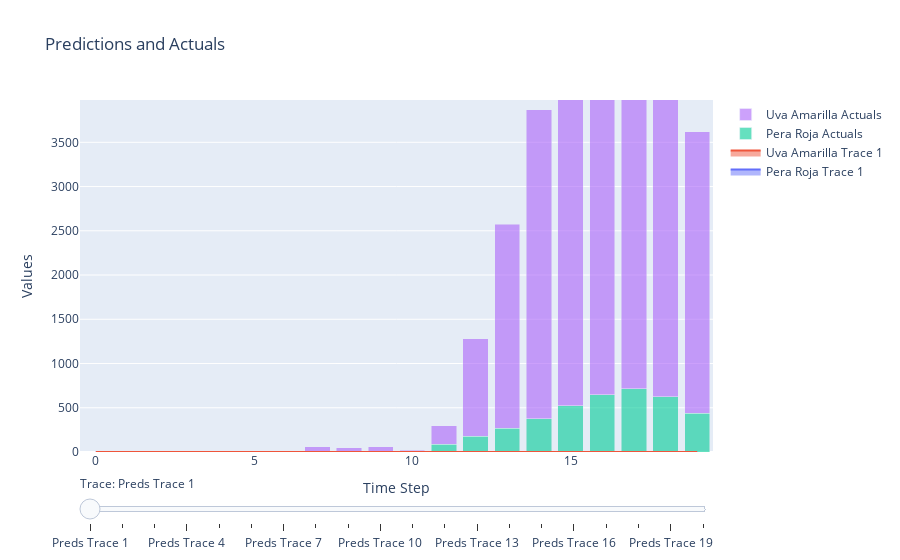

This figure's notebook cell:
### Code cell
fig4.show()

### Figure 1 — Plotly figure (JSON) as saved in the notebook; plotly's stock layout.template omitted (floating-point values rounded to 4 significant figures)
{"data": [{"mode": "lines", "name": "Pera Roja Trace 1", "stackgroup": "group0", "type": "scatter", "visible": true, "x": [0, 1, 2, 3, 4, 5, 6, 7, 8, 9, 10, 11, 12, 13, 14, 15, 16, 17, 18, 19], "y": [0.0, 0.0, 0.0, 0.0, 0.0, 0.0, 0.0, 0.0, 0.0, 0.0, 0.0, 0.0, 0.0, 0.0, 0.0, 0.0, 0.0, 0.0, 0.0, 0.0]}, {"mode": "lines", "name": "Uva Amarilla Trace 1", "stackgroup": "group0", "type": "scatter", "visible": true, "x": [0, 1, 2, 3, 4, 5, 6, 7, 8, 9, 10, 11, 12, 13, 14, 15, 16, 17, 18, 19], "y": [0.0, 0.0, 0.0, 0.0, 0.0, 0.0, 0.0, 0.0, 0.0, 0.0, 0.0, 0.0, 0.0, 0.0, 0.0, 0.0, 0.0, 0.0, 0.0, 0.0]}, {"mode": "lines", "name": "Pera Roja Trace 2", "stackgroup": "group1", "type": "scatter", "visible": false, "x": [0, 1, 2, 3, 4, 5, 6, 7, 8, 9, 10, 11, 12, 13, 14, 15, 16, 17, 18, 19], "y": [0.0, 0.0, 0.0, 0.0, 0.0, 0.0, 0.0, 0.0, 0.0, 0.0, 0.0, 0.0, 0.0, 0.0, 0.0, 0.0, 0.0, 0.0, 0.0, 0.0]}, {"mode": "lines", "name": "Uva Amarilla Trace 2", "stackgroup": "group1", "type": "scatter", "visible": false, "x": [0, 1, 2, 3, 4, 5, 6, 7, 8, 9, 10, 11, 12, 13, 14, 15, 16, 17, 18, 19], "y": [0.0, 0.0, 0.0, 0.0, 0.0, 0.0, 0.0, 0.0, 0.0, 0.0, 0.0, 0.0, 0.0, 0.0, 0.0, 0.0, 0.0, 0.0, 0.0, 0.0]}, {"mode": "lines", "name": "Pera Roja Trace 3", "stackgroup": "group2", "type": "scatter", "visible": false, "x": [0, 1, 2, 3, 4, 5, 6, 7, 8, 9, 10, 11, 12, 13, 14, 15, 16, 17, 18, 19], "y": [0.0, 0.0, 0.0, 0.0, 0.0, 0.0, 0.0, 0.0, 0.0, 0.0, 0.0, 0.0, 0.0, 0.0, 0.0, 0.0, 0.0, 0.0, 0.0, 0.0]}, {"mode": "lines", "name": "Uva Amarilla Trace 3", "stackgroup": "group2", "type": "scatter", "visible": false, "x": [0, 1, 2, 3, 4, 5, 6, 7, 8, 9, 10, 11, 12, 13, 14, 15, 16, 17, 18, 19], "y": [0.0, 0.0, 0.0, 0.0, 0.0, 0.0, 0.0, 0.0, 0.0, 0.0, 0.0, 0.0, 0.0, 0.0, 0.0, 0.0, 0.0, 0.0, 0.0, 0.0]}, {"mode": "lines", "name": "Pera Roja Trace 4", "stackgroup": "group3", "type": "scatter", "visible": false, "x": [0, 1, 2, 3, 4, 5, 6, 7, 8, 9, 10, 11, 12, 13, 14, 15, 16, 17, 18, 19], "y": [0.0, 0.0, 0.0, 0.0, 0.0, 0.0, 0.0, 0.0, 0.0, 0.0, 0.0, 0.0, 0.0, 0.0, 0.0, 0.0, 0.0, 0.0, 0.0, 0.0]}, {"mode": "lines", "name": "Uva Amarilla Trace 4", "stackgroup": "group3", "type": "scatter", "visible": false, "x": [0, 1, 2, 3, 4, 5, 6, 7, 8, 9, 10, 11, 12, 13, 14, 15, 16, 17, 18, 19], "y": [0.0, 0.0, 0.0, 0.0, 0.0, 0.0, 0.0, 0.0, 0.0, 0.0, 0.0, 0.0, 0.0, 0.0, 0.0, 0.0, 0.0, 0.0, 0.0, 0.0]}, {"mode": "lines", "name": "Pera Roja Trace 5", "stackgroup": "group4", "type": "scatter", "visible": false, "x": [0, 1, 2, 3, 4, 5, 6, 7, 8, 9, 10, 11, 12, 13, 14, 15, 16, 17, 18, 19], "y": [0.0, 0.0, 0.0, 0.0, 0.0, 0.0, 0.0, 0.0, 0.0, 0.0, 0.0, 0.0, 0.0, 0.0, 0.0, 0.0, 0.0, 0.0, 0.0, 0.0]}, {"mode": "lines", "name": "Uva Amarilla Trace 5", "stackgroup": "group4", "type": "scatter", "visible": false, "x": [0, 1, 2, 3, 4, 5, 6, 7, 8, 9, 10, 11, 12, 13, 14, 15, 16, 17, 18, 19], "y": [0.0, 0.0, 0.0, 0.0, 0.0, 0.0, 0.0, 0.0, 0.0, 0.0, 0.0, 0.0, 0.0, 0.0, 0.0, 0.0, 0.0, 0.0, 0.0, 0.0]}, {"mode": "lines", "name": "Pera Roja Trace 6", "stackgroup": "group5", "type": "scatter", "visible": false, "x": [0, 1, 2, 3, 4, 5, 6, 7, 8, 9, 10, 11, 12, 13, 14, 15, 16, 17, 18, 19], "y": [0.0, 0.0, 0.0, 0.0, 0.0, 1.71, 14.03, 13.66, 37.28, 266.7, 560.1, 652.4, 639.8, 650.2, 701.9, 630.5, 620.1, 697.4, 606.4, 492.1]}, {"mode": "lines", "name": "Uva Amarilla Trace 6", "stackgroup": "group5", "type": "scatter", "visible": false, "x": [0, 1, 2, 3, 4, 5, 6, 7, 8, 9, 10, 11, 12, 13, 14, 15, 16, 17, 18, 19], "y": [0.0, 0.0, 0.0, 0.0, 0.0, 3.059, 33.65, 30.51, 90.99, 625.7, 1315.0, 1530.0, 1503.0, 1526.0, 1646.0, 1481.0, 1455.0, 1634.0, 1421.0, 1153.0]}, {"mode": "lines", "name": "Pera Roja Trace 7", "stackgroup": "group6", "type": "scatter", "visible": false, "x": [0, 1, 2, 3, 4, 5, 6, 7, 8, 9, 10, 11, 12, 13, 14, 15, 16, 17, 18, 19], "y": [0.0, 0.0, 0.0, 0.0, 0.0, 0.0, 14.1, 13.67, 37.29, 267.1, 560.9, 653.2, 640.7, 651.1, 702.8, 631.3, 620.9, 698.4, 607.2, 492.7]}, {"mode": "lines", "name": "Uva Amarilla Trace 7", "stackgroup": "group6", "type": "scatter", "visible": false, "x": [0, 1, 2, 3, 4, 5, 6, 7, 8, 9, 10, 11, 12, 13, 14, 15, 16, 17, 18, 19], "y": [0.0, 0.0, 0.0, 0.0, 0.0, 11.0, 33.82, 30.54, 91.04, 626.6, 1317.0, 1532.0, 1505.0, 1528.0, 1648.0, 1484.0, 1458.0, 1637.0, 1423.0, 1155.0]}, {"mode": "lines", "name": "Pera Roja Trace 8", "stackgroup": "group7", "type": "scatter", "visible": false, "x": [0, 1, 2, 3, 4, 5, 6, 7, 8, 9, 10, 11, 12, 13, 14, 15, 16, 17, 18, 19], "y": [0.0, 0.0, 0.0, 0.0, 0.0, 0.0, 0.0, 13.67, 37.29, 267.1, 561.0, 653.4, 640.9, 651.2, 703.0, 631.5, 621.0, 698.6, 607.4, 492.9]}, {"mode": "lines", "name": "Uva Amarilla Trace 8", "stackgroup": "group7", "type": "scatter", "visible": false, "x": [0, 1, 2, 3, 4, 5, 6, 7, 8, 9, 10, 11, 12, 13, 14, 15, 16, 17, 18, 19], "y": [0.0, 0.0, 0.0, 0.0, 0.0, 11.0, 11.0, 30.54, 91.03, 626.8, 1317.0, 1533.0, 1506.0, 1529.0, 1649.0, 1484.0, 1458.0, 1637.0, 1423.0, 1155.0]}, {"mode": "lines", "name": "Pera Roja Trace 9", "stackgroup": "group8", "type": "scatter", "visible": false, "x": [0, 1, 2, 3, 4, 5, 6, 7, 8, 9, 10, 11, 12, 13, 14, 15, 16, 17, 18, 19], "y": [0.0, 0.0, 0.0, 0.0, 0.0, 0.0, 0.0, 0.0, 37.29, 267.1, 561.0, 653.4, 640.9, 651.3, 703.1, 631.5, 621.1, 698.6, 607.4, 492.9]}, {"mode": "lines", "name": "Uva Amarilla Trace 9", "stackgroup": "group8", "type": "scatter", "visible": false, "x": [0, 1, 2, 3, 4, 5, 6, 7, 8, 9, 10, 11, 12, 13, 14, 15, 16, 17, 18, 19], "y": [0.0, 0.0, 0.0, 0.0, 0.0, 11.0, 11.0, 59.0, 91.03, 626.8, 1317.0, 1533.0, 1506.0, 1529.0, 1649.0, 1484.0, 1458.0, 1638.0, 1424.0, 1155.0]}, {"mode": "lines", "name": "Pera Roja Trace 10", "stackgroup": "group9", "type": "scatter", "visible": false, "x": [0, 1, 2, 3, 4, 5, 6, 7, 8, 9, 10, 11, 12, 13, 14, 15, 16, 17, 18, 19], "y": [0.0, 0.0, 0.0, 0.0, 0.0, 0.0, 0.0, 0.0, 2.0, 267.1, 561.1, 653.4, 641.0, 651.3, 703.1, 631.6, 621.1, 698.6, 607.5, 492.9]}, {"mode": "lines", "name": "Uva Amarilla Trace 10", "stackgroup": "group9", "type": "scatter", "visible": false, "x": [0, 1, 2, 3, 4, 5, 6, 7, 8, 9, 10, 11, 12, 13, 14, 15, 16, 17, 18, 19], "y": [0.0, 0.0, 0.0, 0.0, 0.0, 11.0, 11.0, 59.0, 48.0, 626.8, 1317.0, 1533.0, 1506.0, 1529.0, 1649.0, 1484.0, 1458.0, 1638.0, 1424.0, 1155.0]}, {"mode": "lines", "name": "Pera Roja Trace 11", "stackgroup": "group10", "type": "scatter", "visible": false, "x": [0, 1, 2, 3, 4, 5, 6, 7, 8, 9, 10, 11, 12, 13, 14, 15, 16, 17, 18, 19], "y": [0.0, 0.0, 0.0, 0.0, 0.0, 0.0, 0.0, 0.0, 2.0, 5.333, 561.1, 653.5, 641.0, 651.3, 703.1, 631.6, 621.1, 698.7, 607.5, 493.0]}, {"mode": "lines", "name": "Uva Amarilla Trace 11", "stackgroup": "group10", "type": "scatter", "visible": false, "x": [0, 1, 2, 3, 4, 5, 6, 7, 8, 9, 10, 11, 12, 13, 14, 15, 16, 17, 18, 19], "y": [0.0, 0.0, 0.0, 0.0, 0.0, 11.0, 11.0, 59.0, 48.0, 51.33, 1317.0, 1533.0, 1506.0, 1529.0, 1649.0, 1484.0, 1458.0, 1638.0, 1424.0, 1155.0]}, {"mode": "lines", "name": "Pera Roja Trace 12", "stackgroup": "group11", "type": "scatter", "visible": false, "x": [0, 1, 2, 3, 4, 5, 6, 7, 8, 9, 10, 11, 12, 13, 14, 15, 16, 17, 18, 19], "y": [0.0, 0.0, 0.0, 0.0, 0.0, 0.0, 0.0, 0.0, 2.0, 5.333, 14.67, 653.8, 641.3, 651.7, 703.5, 631.9, 621.5, 699.0, 607.8, 493.2]}, {"mode": "lines", "name": "Uva Amarilla Trace 12", "stackgroup": "group11", "type": "scatter", "visible": false, "x": [0, 1, 2, 3, 4, 5, 6, 7, 8, 9, 10, 11, 12, 13, 14, 15, 16, 17, 18, 19], "y": [0.0, 0.0, 0.0, 0.0, 0.0, 11.0, 11.0, 59.0, 48.0, 51.33, 12.84, 1532.0, 1506.0, 1529.0, 1649.0, 1484.0, 1458.0, 1637.0, 1423.0, 1155.0]}, {"mode": "lines", "name": "Pera Roja Trace 13", "stackgroup": "group12", "type": "scatter", "visible": false, "x": [0, 1, 2, 3, 4, 5, 6, 7, 8, 9, 10, 11, 12, 13, 14, 15, 16, 17, 18, 19], "y": [0.0, 0.0, 0.0, 0.0, 0.0, 0.0, 0.0, 0.0, 2.0, 5.333, 14.67, 88.33, 641.9, 652.3, 704.2, 632.5, 622.1, 699.7, 608.3, 493.7]}, {"mode": "lines", "name": "Uva Amarilla Trace 13", "stackgroup": "group12", "type": "scatter", "visible": false, "x": [0, 1, 2, 3, 4, 5, 6, 7, 8, 9, 10, 11, 12, 13, 14, 15, 16, 17, 18, 19], "y": [0.0, 0.0, 0.0, 0.0, 0.0, 11.0, 11.0, 59.0, 48.0, 51.33, 12.84, 206.9, 1507.0, 1530.0, 1651.0, 1486.0, 1460.0, 1639.0, 1425.0, 1156.0]}, {"mode": "lines", "name": "Pera Roja Trace 14", "stackgroup": "group13", "type": "scatter", "visible": false, "x": [0, 1, 2, 3, 4, 5, 6, 7, 8, 9, 10, 11, 12, 13, 14, 15, 16, 17, 18, 19], "y": [0.0, 0.0, 0.0, 0.0, 0.0, 0.0, 0.0, 0.0, 2.0, 5.333, 14.67, 88.33, 178.7, 652.3, 704.2, 632.5, 622.1, 699.7, 608.3, 493.7]}, {"mode": "lines", "name": "Uva Amarilla Trace 14", "stackgroup": "group13", "type": "scatter", "visible": false, "x": [0, 1, 2, 3, 4, 5, 6, 7, 8, 9, 10, 11, 12, 13, 14, 15, 16, 17, 18, 19], "y": [0.0, 0.0, 0.0, 0.0, 0.0, 11.0, 11.0, 59.0, 48.0, 51.33, 12.84, 206.9, 1103.0, 1534.0, 1654.0, 1489.0, 1463.0, 1642.0, 1428.0, 1159.0]}, {"mode": "lines", "name": "Pera Roja Trace 15", "stackgroup": "group14", "type": "scatter", "visible": false, "x": [0, 1, 2, 3, 4, 5, 6, 7, 8, 9, 10, 11, 12, 13, 14, 15, 16, 17, 18, 19], "y": [0.0, 0.0, 0.0, 0.0, 0.0, 0.0, 0.0, 0.0, 2.0, 5.333, 14.67, 88.33, 178.7, 270.3, 704.8, 633.1, 622.7, 700.3, 608.8, 494.2]}, {"mode": "lines", "name": "Uva Amarilla Trace 15", "stackgroup": "group14", "type": "scatter", "visible": false, "x": [0, 1, 2, 3, 4, 5, 6, 7, 8, 9, 10, 11, 12, 13, 14, 15, 16, 17, 18, 19], "y": [0.0, 0.0, 0.0, 0.0, 0.0, 11.0, 11.0, 59.0, 48.0, 51.33, 12.84, 206.9, 1103.0, 2306.0, 1656.0, 1490.0, 1464.0, 1644.0, 1429.0, 1160.0]}, {"mode": "lines", "name": "Pera Roja Trace 16", "stackgroup": "group15", "type": "scatter", "visible": false, "x": [0, 1, 2, 3, 4, 5, 6, 7, 8, 9, 10, 11, 12, 13, 14, 15, 16, 17, 18, 19], "y": [0.0, 0.0, 0.0, 0.0, 0.0, 0.0, 0.0, 0.0, 2.0, 5.333, 14.67, 88.33, 178.7, 270.3, 373.0, 633.8, 623.4, 701.1, 609.5, 494.8]}, {"mode": "lines", "name": "Uva Amarilla Trace 16", "stackgroup": "group15", "type": "scatter", "visible": false, "x": [0, 1, 2, 3, 4, 5, 6, 7, 8, 9, 10, 11, 12, 13, 14, 15, 16, 17, 18, 19], "y": [0.0, 0.0, 0.0, 0.0, 0.0, 11.0, 11.0, 59.0, 48.0, 51.33, 12.84, 206.9, 1103.0, 2306.0, 3495.0, 1491.0, 1465.0, 1645.0, 1429.0, 1160.0]}, {"mode": "lines", "name": "Pera Roja Trace 17", "stackgroup": "group16", "type": "scatter", "visible": false, "x": [0, 1, 2, 3, 4, 5, 6, 7, 8, 9, 10, 11, 12, 13, 14, 15, 16, 17, 18, 19], "y": [0.0, 0.0, 0.0, 0.0, 0.0, 0.0, 0.0, 0.0, 2.0, 5.333, 14.67, 88.33, 178.7, 270.3, 373.0, 522.4, 624.1, 701.8, 610.1, 495.4]}, {"mode": "lines", "name": "Uva Amarilla Trace 17", "stackgroup": "group16", "type": "scatter", "visible": false, "x": [0, 1, 2, 3, 4, 5, 6, 7, 8, 9, 10, 11, 12, 13, 14, 15, 16, 17, 18, 19], "y": [0.0, 0.0, 0.0, 0.0, 0.0, 11.0, 11.0, 59.0, 48.0, 51.33, 12.84, 206.9, 1103.0, 2306.0, 3495.0, 3862.0, 1465.0, 1645.0, 1429.0, 1160.0]}, {"mode": "lines", "name": "Pera Roja Trace 18", "stackgroup": "group17", "type": "scatter", "visible": false, "x": [0, 1, 2, 3, 4, 5, 6, 7, 8, 9, 10, 11, 12, 13, 14, 15, 16, 17, 18, 19], "y": [0.0, 0.0, 0.0, 0.0, 0.0, 0.0, 0.0, 0.0, 2.0, 5.333, 14.67, 88.33, 178.7, 270.3, 373.0, 522.4, 647.9, 701.9, 610.1, 495.4]}, {"mode": "lines", "name": "Uva Amarilla Trace 18", "stackgroup": "group17", "type": "scatter", "visible": false, "x": [0, 1, 2, 3, 4, 5, 6, 7, 8, 9, 10, 11, 12, 13, 14, 15, 16, 17, 18, 19], "y": [0.0, 0.0, 0.0, 0.0, 0.0, 11.0, 11.0, 59.0, 48.0, 51.33, 12.84, 206.9, 1103.0, 2306.0, 3495.0, 3862.0, 3978.0, 1645.0, 1429.0, 1160.0]}, {"mode": "lines", "name": "Pera Roja Trace 19", "stackgroup": "group18", "type": "scatter", "visible": false, "x": [0, 1, 2, 3, 4, 5, 6, 7, 8, 9, 10, 11, 12, 13, 14, 15, 16, 17, 18, 19], "y": [0.0, 0.0, 0.0, 0.0, 0.0, 0.0, 0.0, 0.0, 2.0, 5.333, 14.67, 88.33, 178.7, 270.3, 373.0, 522.4, 647.9, 714.2, 610.1, 495.4]}, {"mode": "lines", "name": "Uva Amarilla Trace 19", "stackgroup": "group18", "type": "scatter", "visible": false, "x": [0, 1, 2, 3, 4, 5, 6, 7, 8, 9, 10, 11, 12, 13, 14, 15, 16, 17, 18, 19], "y": [0.0, 0.0, 0.0, 0.0, 0.0, 11.0, 11.0, 59.0, 48.0, 51.33, 12.84, 206.9, 1103.0, 2306.0, 3495.0, 3862.0, 3978.0, 3862.0, 1429.0, 1160.0]}, {"mode": "lines", "name": "Pera Roja Trace 20", "stackgroup": "group19", "type": "scatter", "visible": false, "x": [0, 1, 2, 3, 4, 5, 6, 7, 8, 9, 10, 11, 12, 13, 14, 15, 16, 17, 18, 19], "y": [0.0, 0.0, 0.0, 0.0, 0.0, 0.0, 0.0, 0.0, 2.0, 5.333, 14.67, 88.33, 178.7, 270.3, 373.0, 522.4, 647.9, 714.2, 625.2, 495.0]}, {"mode": "lines", "name": "Uva Amarilla Trace 20", "stackgroup": "group19", "type": "scatter", "visible": false, "x": [0, 1, 2, 3, 4, 5, 6, 7, 8, 9, 10, 11, 12, 13, 14, 15, 16, 17, 18, 19], "y": [0.0, 0.0, 0.0, 0.0, 0.0, 11.0, 11.0, 59.0, 48.0, 51.33, 12.84, 206.9, 1103.0, 2306.0, 3495.0, 3862.0, 3978.0, 3862.0, 3836.0, 1160.0]}, {"name": "Pera Roja Actuals", "opacity": 0.6, "type": "bar", "x": [0, 1, 2, 3, 4, 5, 6, 7, 8, 9, 10, 11, 12, 13, 14, 15, 16, 17, 18, 19], "y": [0.0, 0.0, 0.0, 0.0, 0.0, 0.0, 0.0, 0.0, 2.0, 5.333, 14.67, 88.33, 178.7, 270.3, 373.0, 522.4, 647.9, 714.2, 625.2, 437.9]}, {"name": "Uva Amarilla Actuals", "opacity": 0.6, "type": "bar", "x": [0, 1, 2, 3, 4, 5, 6, 7, 8, 9, 10, 11, 12, 13, 14, 15, 16, 17, 18, 19], "y": [0.0, 0.0, 0.0, 0.0, 0.0, 11.0, 11.0, 59.0, 48.0, 51.33, 12.84, 206.9, 1103.0, 2306.0, 3495.0, 3862.0, 3978.0, 3862.0, 3836.0, 3182.0]}], "layout": {"barmode": "stack", "sliders": [{"active": 0, "currentvalue": {"prefix": "Trace: "}, "len": 1, "pad": {"t": 20}, "steps": [{"args": [{"visible": [true, true, false, false, false, false, false, false, false, false, false, false, false, false, false, false, false, false, false, false, false, false, false, false, false, false, false, false, false, false, false, false, false, false, false, false, false, false, false, false, true, true]}], "label": "Preds Trace 1", "method": "update"}, {"args": [{"visible": [false, false, true, true, false, false, false, false, false, false, false, false, false, false, false, false, false, false, false, false, false, false, false, false, false, false, false, false, false, false, false, false, false, false, false, false, false, false, false, false, true, true]}], "label": "Preds Trace 2", "method": "update"}, {"args": [{"visible": [false, false, false, false, true, true, false, false, false, false, false, false, false, false, false, false, false, false, false, false, false, false, false, false, false, false, false, false, false, false, false, false, false, false, false, false, false, false, false, false, true, true]}], "label": "Preds Trace 3", "method": "update"}, {"args": [{"visible": [false, false, false, false, false, false, true, true, false, false, false, false, false, false, false, false, false, false, false, false, false, false, false, false, false, false, false, false, false, false, false, false, false, false, false, false, false, false, false, false, true, true]}], "label": "Preds Trace 4", "method": "update"}, {"args": [{"visible": [false, false, false, false, false, false, false, false, true, true, false, false, false, false, false, false, false, false, false, false, false, false, false, false, false, false, false, false, false, false, false, false, false, false, false, false, false, false, false, false, true, true]}], "label": "Preds Trace 5", "method": "update"}, {"args": [{"visible": [false, false, false, false, false, false, false, false, false, false, true, true, false, false, false, false, false, false, false, false, false, false, false, false, false, false, false, false, false, false, false, false, false, false, false, false, false, false, false, false, true, true]}], "label": "Preds Trace 6", "method": "update"}, {"args": [{"visible": [false, false, false, false, false, false, false, false, false, false, false, false, true, true, false, false, false, false, false, false, false, false, false, false, false, false, false, false, false, false, false, false, false, false, false, false, false, false, false, false, true, true]}], "label": "Preds Trace 7", "method": "update"}, {"args": [{"visible": [false, false, false, false, false, false, false, false, false, false, false, false, false, false, true, true, false, false, false, false, false, false, false, false, false, false, false, false, false, false, false, false, false, false, false, false, false, false, false, false, true, true]}], "label": "Preds Trace 8", "method": "update"}, {"args": [{"visible": [false, false, false, false, false, false, false, false, false, false, false, false, false, false, false, false, true, true, false, false, false, false, false, false, false, false, false, false, false, false, false, false, false, false, false, false, false, false, false, false, true, true]}], "label": "Preds Trace 9", "method": "update"}, {"args": [{"visible": [false, false, false, false, false, false, false, false, false, false, false, false, false, false, false, false, false, false, true, true, false, false, false, false, false, false, false, false, false, false, false, false, false, false, false, false, false, false, false, false, true, true]}], "label": "Preds Trace 10", "method": "update"}, {"args": [{"visible": [false, false, false, false, false, false, false, false, false, false, false, false, false, false, false, false, false, false, false, false, true, true, false, false, false, false, false, false, false, false, false, false, false, false, false, false, false, false, false, false, true, true]}], "label": "Preds Trace 11", "method": "update"}, {"args": [{"visible": [false, false, false, false, false, false, false, false, false, false, false, false, false, false, false, false, false, false, false, false, false, false, true, true, false, false, false, false, false, false, false, false, false, false, false, false, false, false, false, false, true, true]}], "label": "Preds Trace 12", "method": "update"}, {"args": [{"visible": [false, false, false, false, false, false, false, false, false, false, false, false, false, false, false, false, false, false, false, false, false, false, false, false, true, true, false, false, false, false, false, false, false, false, false, false, false, false, false, false, true, true]}], "label": "Preds Trace 13", "method": "update"}, {"args": [{"visible": [false, false, false, false, false, false, false, false, false, false, false, false, false, false, false, false, false, false, false, false, false, false, false, false, false, false, true, true, false, false, false, false, false, false, false, false, false, false, false, false, true, true]}], "label": "Preds Trace 14", "method": "update"}, {"args": [{"visible": [false, false, false, false, false, false, false, false, false, false, false, false, false, false, false, false, false, false, false, false, false, false, false, false, false, false, false, false, true, true, false, false, false, false, false, false, false, false, false, false, true, true]}], "label": "Preds Trace 15", "method": "update"}, {"args": [{"visible": [false, false, false, false, false, false, false, false, false, false, false, false, false, false, false, false, false, false, false, false, false, false, false, false, false, false, false, false, false, false, true, true, false, false, false, false, false, false, false, false, true, true]}], "label": "Preds Trace 16", "method": "update"}, {"args": [{"visible": [false, false, false, false, false, false, false, false, false, false, false, false, false, false, false, false, false, false, false, false, false, false, false, false, false, false, false, false, false, false, false, false, true, true, false, false, false, false, false, false, true, true]}], "label": "Preds Trace 17", "method": "update"}, {"args": [{"visible": [false, false, false, false, false, false, false, false, false, false, false, false, false, false, false, false, false, false, false, false, false, false, false, false, false, false, false, false, false, false, false, false, false, false, true, true, false, false, false, false, true, true]}], "label": "Preds Trace 18", "method": "update"}, {"args": [{"visible": [false, false, false, false, false, false, false, false, false, false, false, false, false, false, false, false, false, false, false, false, false, false, false, false, false, false, false, false, false, false, false, false, false, false, false, false, true, true, false, false, true, true]}], "label": "Preds Trace 19", "method": "update"}, {"args": [{"visible": [false, false, false, false, false, false, false, false, false, false, false, false, false, false, false, false, false, false, false, false, false, false, false, false, false, false, false, false, false, false, false, false, false, false, false, false, false, false, true, true, true, true]}], "label": "Preds Trace 20", "method": "update"}]}], "title": {"text": "Predictions and Actuals"}, "xaxis": {"title": {"text": "Time Step"}}, "yaxis": {"range": [0, 3978.0], "title": {"text": "Values"}}}}
